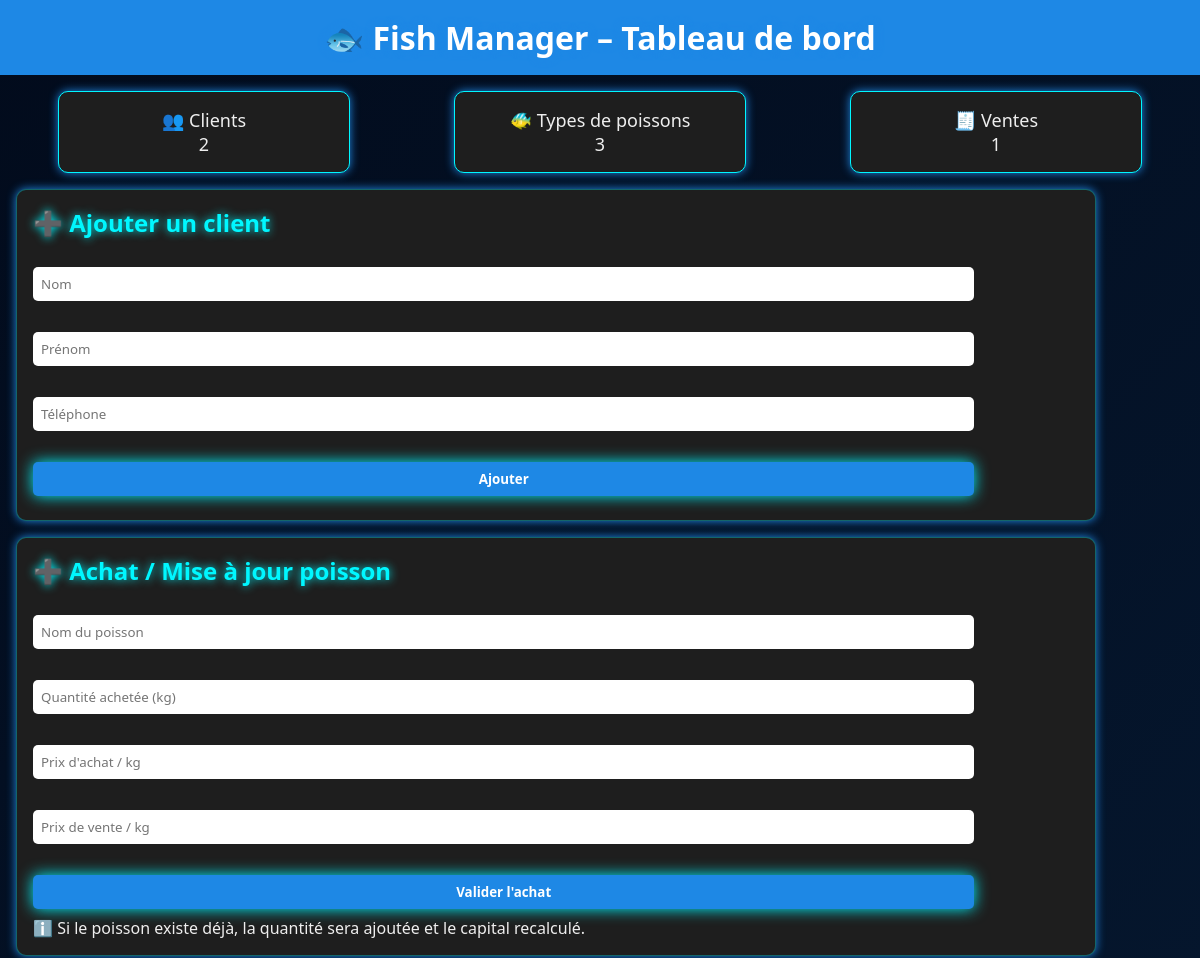
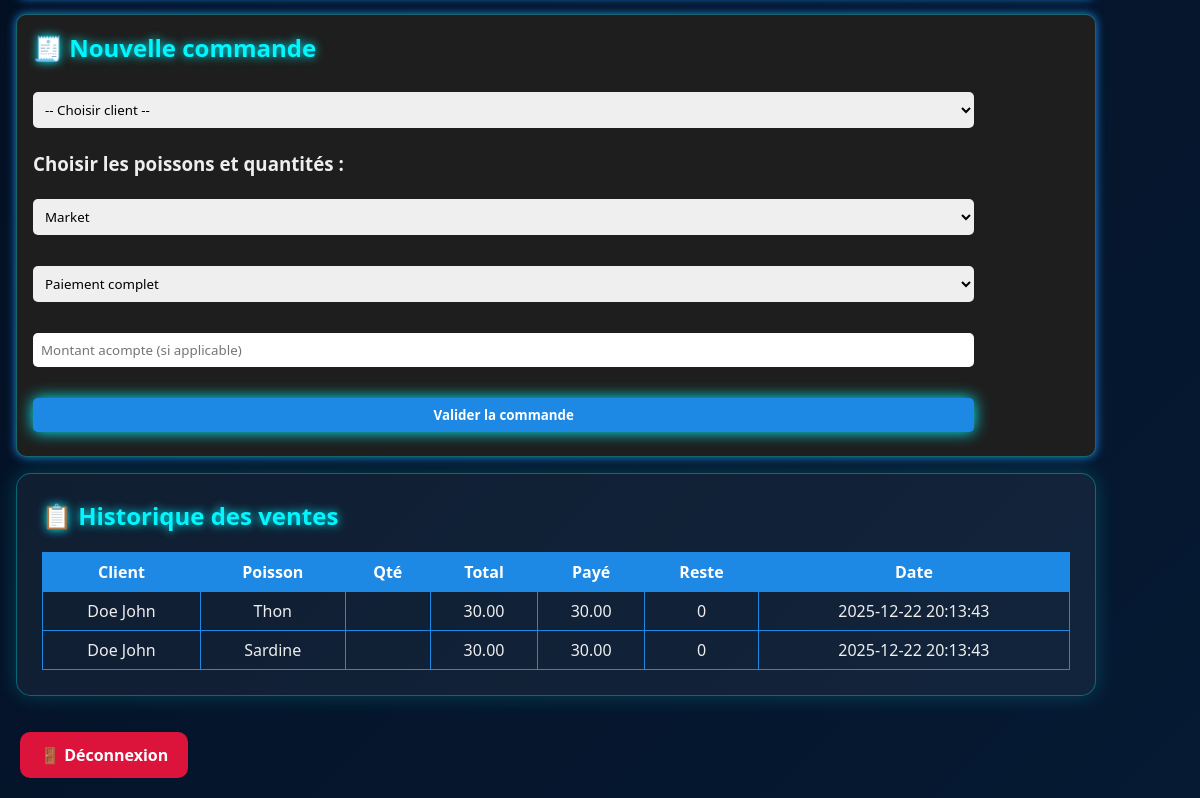
/index.php (signed in), run on the app's committed database (2 pictures, top to bottom).
### tables this page shows
CREATE TABLE `commandes` (
  `id` INT AUTO_INCREMENT PRIMARY KEY,
  `id_client` INT NOT NULL,
  `type_vente` VARCHAR(50) DEFAULT 'Vente',
  `type_paiement` VARCHAR(50) DEFAULT 'Complet',
  `created_at` DATETIME NOT NULL DEFAULT CURRENT_TIMESTAMP,
  `total` DECIMAL(12,2) DEFAULT 0.00,
  `montant_paye` DECIMAL(12,2) DEFAULT 0.00,
  `reste` DECIMAL(12,2) DEFAULT 0.00,
  FOREIGN KEY (`id_client`) REFERENCES `clients`(`id`) ON DELETE CASCADE
);

CREATE TABLE `clients` (
  `id` INT AUTO_INCREMENT PRIMARY KEY,
  `nom` VARCHAR(100) NOT NULL,
  `prenom` VARCHAR(100) NOT NULL,
  `telephone` VARCHAR(50) DEFAULT NULL,
  `total_achat` DECIMAL(12,2) NOT NULL DEFAULT 0.00,
  `total_paye` DECIMAL(12,2) NOT NULL DEFAULT 0.00
);

CREATE TABLE `fish` (
  `id` INT AUTO_INCREMENT PRIMARY KEY,
  `nom_fish` VARCHAR(150) NOT NULL,
  `quantite_kg` DECIMAL(10,3) NOT NULL DEFAULT 0.000,
  `prix_achat` DECIMAL(12,2) NOT NULL DEFAULT 0.00,
  `prix_vente` DECIMAL(12,2) NOT NULL DEFAULT 0.00,
  `capital` DECIMAL(14,2) NOT NULL DEFAULT 0.00
);

### index.php (the view, shortened to what this page needs)
<?php
include "db.php";
?>
<!DOCTYPE html>
<html lang="fr">
<head>
<link rel="stylesheet" href="style.css">
</head>
<body>
<header>🐟 Fish Manager – Tableau de bord</header>
<section class="cards">
  <div class="card">👥 Clients<br><?php $r=mysqli_query($conn,"SELECT COUNT(*) nb FROM clients"); echo mysqli_fetch_assoc($r)['nb']; ?></div>
  <div class="card">🐠 Types de poissons<br><?php $r=mysqli_query($conn,"SELECT COUNT(*) nb FROM fish"); echo mysqli_fetch_assoc($r)['nb']; ?></div>
  <div class="card">🧾 Ventes<br><?php $r=mysqli_query($conn,"SELECT COUNT(*) nb FROM commandes"); echo mysqli_fetch_assoc($r)['nb']; ?></div>
</section>
<section class="form-section">
<h2>➕ Ajouter un client</h2>
<form action="add_client.php" method="POST">
  <input name="nom" placeholder="Nom" required>
  <input name="prenom" placeholder="Prénom" required>
  <input name="telephone" placeholder="Téléphone" required>
  <button>Ajouter</button>
</form>
</section>
<section class="form-section">
<h2>➕ Achat / Mise à jour poisson</h2>
<form action="add_fish.php" method="POST">
  <input type="text" name="nom_fish" placeholder="Nom du poisson" required>
  <input type="number" step="0.01" name="quantite_kg" placeholder="Quantité achetée (kg)" required>
  <input type="number" step="0.01" name="prix_achat" placeholder="Prix d'achat / kg" required>
  <input type="number" step="0.01" name="prix_vente" placeholder="Prix de vente / kg" required>
  <button>Valider l'achat</button>
</form>
<p>ℹ️ Si le poisson existe déjà, la quantité sera ajoutée et le capital recalculé.</p>
</section>
<section class="form-section">
<h2>🧾 Nouvelle commande</h2>
<form action="add_order.php" method="POST">
<select name="id_client" required>
<option value="">-- Choisir client --</option>
</select>
<h3>Choisir les poissons et quantités :</h3>
<select name="type_vente" required>
<option value="Market">Market</option>
</select>
<select name="type_paiement" required>
<option value="Complet">Paiement complet</option>
</select>
<input type="number" step="0.01" name="montant_acompte" placeholder="Montant acompte (si applicable)">
<button>Valider la commande</button>
</form>
</section>
<section class="table-section">
<h2>📋 Historique des ventes</h2>
<table>
<tr>
<th>Client</th>
<th>Poisson</th>
<th>Qté</th>
<th>Total</th>
<th>Payé</th>
<th>Reste</th>
<th>Date</th>
</tr>
<?php
$sql="SELECT o.*, c.nom, c.prenom, f.nom_fish
      FROM commandes o
      JOIN clients c ON o.id_client=c.id
      JOIN commande_items ci ON ci.id_commande=o.id
      JOIN fish f ON f.id=ci.id_fish
      ORDER BY o.created_at DESC";
$res=mysqli_query($conn,$sql);
while($row=mysqli_fetch_assoc($res)){
    $reste = $row['total'] - $row['montant_paye'];
    echo "<tr>
    <td>{$row['nom']} {$row['prenom']}</td>
    <td>{$row['nom_fish']}</td>
    <td>{$row['quantite']}</td>
    <td>{$row['total']}</td>
    <td>{$row['montant_paye']}</td>
    <td>$reste</td>
    <td>{$row['created_at']}</td>
    </tr>";
}
?>
</table>
</section>
<a class="btn logout" href="logout.php">🚪 Déconnexion</a>
</body>
</html>

### style.css (style rules this page uses)
* { margin: 0; padding: 0; box-sizing: border-box; font-family: 'Segoe UI', sans-serif; }
body { background: linear-gradient(135deg, #020b1c, #061a33); color: #eafcff; padding-bottom: 80px; }
header { text-align: center; padding: 25px; font-size: 32px; font-weight: bold; color: #00f7ff; text-shadow: 0 0 15px #00f7ff; }
.cards { display: flex; gap: 20px; justify-content: center; margin: 30px auto; flex-wrap: wrap; }
.card { background: rgba(0, 255, 255, 0.08); border: 1px solid #00f7ff; padding: 25px; min-width: 180px; text-align: center; border-radius: 12px; box-shadow: 0 0 15px #00f7ff44; font-size: 18px; }
.form-section, .table-section { width: 90%; margin: 40px auto; padding: 25px; border-radius: 15px; background: rgba(255,255,255,0.05); border: 1px solid #00f7ff55; box-shadow: 0 0 20px #00f7ff33; }
h2 { margin-bottom: 20px; color: #00f7ff; text-shadow: 0 0 10px #00f7ff; }
form { display: flex; flex-wrap: wrap; gap: 15px; }
input, select { padding: 12px; border-radius: 8px; border: none; outline: none; min-width: 220px; }
button { background: linear-gradient(45deg, #00f7ff, #0099ff); color: #002; font-weight: bold; padding: 12px 20px; border: none; border-radius: 10px; cursor: pointer; box-shadow: 0 0 15px #00f7ff; }
table { width: 100%; border-collapse: collapse; }
th, td { padding: 12px; border-bottom: 1px solid #00f7ff44; text-align: center; }
th { color: #00f7ff; }
.btn { display: inline-block; margin: 20px; padding: 12px 20px; background: #00f7ff; color: #002; border-radius: 10px; text-decoration: none; font-weight: bold; }
.logout { background: crimson; color: white; }

### index.php (style rules this page uses)
body { font-family: Arial, sans-serif; background-color: #121212; color: #eee; margin: 0; padding: 0; }
header { text-align: center; font-size: 2rem; padding: 1rem; background: #1e88e5; color: #fff; text-shadow: 0 0 10px #1e88e5; }
.cards { display: flex; justify-content: space-around; margin: 1rem; }
.card { background: #1e1e1e; padding: 1rem; border-radius: 10px; width: 25%; text-align: center; box-shadow: 0 0 10px #1e88e5; }
.form-section { background: #1e1e1e; margin: 1rem; padding: 1rem; border-radius: 10px; box-shadow: 0 0 10px #1e88e5; }
.form-section h2 { margin-top: 0; }
.form-section input, .form-section select, .form-section button { display: block; width: 90%; margin: 0.5rem 0; padding: 0.5rem; border-radius: 5px; border: none; }
button { background: #1e88e5; color: #fff; cursor: pointer; transition: 0.3s; }
.table-section { margin: 1rem; }
table { width: 100%; border-collapse: collapse; }
th, td { padding: 0.5rem; border: 1px solid #1e88e5; text-align: center; }
th { background: #1e88e5; color: #fff; }

### data on the page
commandes: id_client.nom "Doe", id_client.prenom "John", fish.nom_fish "Thon", total "30.00", montant_paye "30.00", reste "0", created_at "2025-12-22 20:13:43", fish.nom_fish "Sardine"

### other printed values
mysqli_fetch_assoc($r)['nb'] "2"
mysqli_fetch_assoc($r)['nb'] "3"
mysqli_fetch_assoc($r)['nb'] "1"
